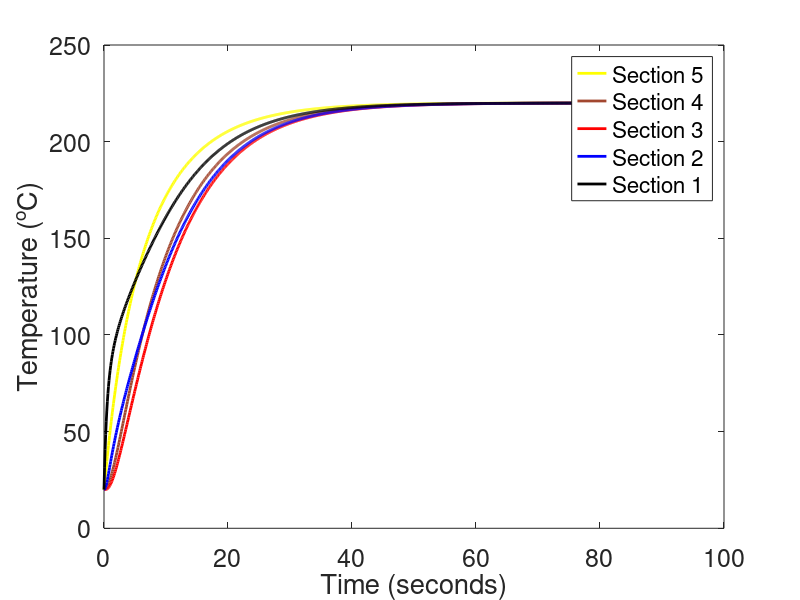

Here is the MATLAB script that generated this plot:
% Pizza Oven Project
% Chris, Tyler, Christy
clear
clc
clf



%% SET PARAMETERS
tmin = 0;           % Range of t-values
tmax = 90;
Nt = 1000;          % Number of t-values
T_a = 220;          % Temperature of ambient air [C]
T_0 = 20;           % Initial temperature of dough [C]
theta_S = 1;        % Non-dimensionalized temperature of oven
theta_B = 1;        % at surface of dough and base of dough
alpha_p = 3e-7;     % Temperature conductivity of pizza dough [m^2/s]
L = 0.02;           % Height of dough [m]
L_p = L/5;          % Height of section under analysis [m]
r0 = L;
h = 780;
k = 0.416;




%% INITIALIZE VECTORS
t = linspace(tmin,tmax,Nt);     % Vector of times
dt = t(2) - t(1);               % Increment of the approximation (time step)
theta_1 = zeros(1,Nt);          % Vectors
theta_2 = zeros(1,Nt);
theta_3 = zeros(1,Nt);
theta_4 = zeros(1,Nt);
theta_5 = zeros(1,Nt);
theta_1(1) = 0;                 % Initial condition [non-dimensional]
theta_2(1) = 0;
theta_3(1) = 0;
theta_4(1) = 0;
theta_5(1) = 0;



%% CALCULATIONS - EULER METHOD

for it = 1:Nt-1
    dtheta_1 = 100*alpha_p/(3*L_p^2)*(theta_B-3*theta_1(it)+2*theta_2(it));
    dtheta_2 = 25*alpha_p/L_p^2*(theta_1(it)-2*theta_2(it)+theta_3(it));
    dtheta_3 = 25*alpha_p/L_p^2*(theta_2(it)-2*theta_3(it)+theta_4(it));
    dtheta_4 = 25*alpha_p/L_p^2*(theta_3(it)-2*theta_4(it)+theta_5(it));
    dtheta_5 = 4*alpha_p/(L_p^2)*(theta_4(it)-3*theta_5(it)+2*theta_S);
    theta_1(it+1) = theta_1(it) + dtheta_1*dt;
    theta_2(it+1) = theta_2(it) + dtheta_2*dt;
    theta_3(it+1) = theta_3(it) + dtheta_3*dt;
    theta_4(it+1) = theta_4(it) + dtheta_4*dt;
    theta_5(it+1) = theta_5(it) + dtheta_5*dt;
    T_5s = theta_5(it+1)*(T_a-T_0)+T_0;
    T_S = (h*T_a-k*T_5s/L_p)/(h-k/L_p);
    theta_S = (T_S-T_0)/(T_a-T_0);
end
T_1 = theta_1.*(T_a-T_0)+T_0;
T_2 = theta_2.*(T_a-T_0)+T_0;
T_3 = theta_3.*(T_a-T_0)+T_0;
T_4 = theta_4.*(T_a-T_0)+T_0;
T_5 = theta_5.*(T_a-T_0)+T_0;



%% GENERATE PLOT
figure(1)

% Plot approximate solution
plot(t,T_5,'y-','LineWidth',2); hold on
plot(t,T_4,'-','color',[0.6350, 0.2780, 0.1840],'LineWidth',2); hold on
plot(t,T_3,'r-','LineWidth',2); hold on
plot(t,T_2,'b-','LineWidth',2); hold on
plot(t,T_1,'k-','LineWidth',2);

% Enhance plots with labels
xlabel('Time (seconds)')
ylabel('Temperature (^oC)')
legend('Section 5','Section 4','Section 3','Section 2','Section 1','Location','Best')
set(gca,'FontSize',18)



%% HEAT LOST THROUGH CONVECTION
Ts = T_a;                   % degrees C
Tinf = 20;
Tf = (Ts+Tinf)/2;
Beta_air = 2.5e-3;
g = 9.81;
nu_air = 25.13e-6;
Pr_air = 0.7016;
k_air = 32.99e-3;
alpha_air = 35e-6;
g_air = 0.75*Pr_air^(1/2)/(0.609+1.221*Pr_air^(1/2)+1.238*Pr_air)^(1/4);

% SIDE HOLE
r_vert = 0.35/2;
A_vert = pi*r_vert^2;
P_vert = pi*r_vert;
L_vert = A_vert/(pi*0.35/2);
GrL_vert = Beta_air*g*(Ts-Tinf)*L_vert^3/nu_air^2;
NuLbar_vert = 4/3*(GrL_vert/4)^(1/4)*g_air;
hbar_vert = NuLbar_vert*k_air/L_vert;
q_vert = hbar_vert*A_vert*(Ts-Tinf);            % W

% EXHAUST HOLE
r_horiz = 0.141;
A_horiz = pi*r_horiz^2;
P_horiz = 2*pi*r_horiz;
L_horiz = A_horiz/P_horiz;
RaL_horiz = Beta_air*g*(Ts-Tinf)*L_horiz^3/(alpha_air*nu_air);
NuLbar_horiz = 0.54*RaL_horiz^(1/4);
hbar_horiz = NuLbar_horiz*k_air/L_horiz;
q_horiz = hbar_horiz*A_horiz*(Ts-Tinf);         % W

% TOTAL CONVECTION
q_convloss = q_vert + q_horiz;



%% CALCULATIONS - NON-DIMENSIONAL EQUATIONS
% t = linspace(tmin,tmax,Nt)';
% tstar = alpha_p*t/(r0^2);
% Bi = h*r0/k;
% lambda = [-31.09202 31.09202 185.76361 362.95721];
% thetastar = zeros(Nt,7);
% for i = 1:length(lambda)
%     c(i) = 4*sin(lambda(i))/(2*lambda(i)+sin(2*lambda(i)));
% end
% for i = 1:7
%     thetastarsum = 0;
%     for j = 1:length(lambda)
%         thetastarnew = c(j)*exp(-lambda(j)^2.*tstar).*cos(lambda(j)*(i-1)/6);
%         thetastarsum = thetastarsum + thetastarnew;
%     end
%     thetastar(:,i) = thetastarsum;
% end
% 
% 
% % lambda1 = 1.4961 - (20-Bi)*(1.4961-1.4289)/(20-10);
% % c1 = 1.2699 - (20-Bi)*(1.2699-1.2620)/(20-10);
% % theta_0star = c1.*exp(-lambda1^2.*tstar);
% % theta_Tstar = theta_0star.*cos(lambda1*r0*0/6);
% % theta_5star = theta_0star.*cos(lambda1*r0*1/6);
% % theta_4star = theta_0star.*cos(lambda1*r0*2/6);
% % theta_3star = theta_0star.*cos(lambda1*r0*3/6);
% % theta_2star = theta_0star.*cos(lambda1*r0*4/6);
% % theta_1star = theta_0star.*cos(lambda1*r0*5/6);
% % theta_Bstar = theta_0star.*cos(lambda1*r0*6/6);
% T_Ts = thetastar(:,1)*(T_0-T_a) + T_a;
% T_5s = thetastar(:,2)*(T_0-T_a) + T_a;
% T_4s = thetastar(:,3).*(T_0-T_a) + T_a;
% T_3s = thetastar(:,4).*(T_0-T_a) + T_a;
% T_2s = thetastar(:,5).*(T_0-T_a) + T_a;
% T_1s = thetastar(:,6).*(T_0-T_a) + T_a;
% T_Bs = ones(Nt).*T_a;
% 
% 
% 
% %% GENERATE PLOT
% figure(2)
% 
% % Plot non-dimensional solution
% plot(t,T_Ts,'y-','LineWidth',2); hold on
% plot(t,T_5s,'-','color',[0.6350, 0.2780, 0.1840],'LineWidth',2); hold on
% plot(t,T_4s,'r-','LineWidth',2); hold on
% plot(t,T_3s,'b-','LineWidth',2); hold on
% plot(t,T_2s,'k-','LineWidth',2); hold on
% plot(t,T_1s,'LineWidth',2); hold on
% plot(t,T_Bs,'LineWidth',2);
% 
% % Enhance plots with labels
% xlabel('Time (seconds)')
% ylabel('Temperature (^oC)')
% legend('Top Surface','Section 5','Section 4','Section 3','Section 2',...
%     'Section 1','Bottom Surface','Location','Best')
% set(gca,'FontSize',18)
